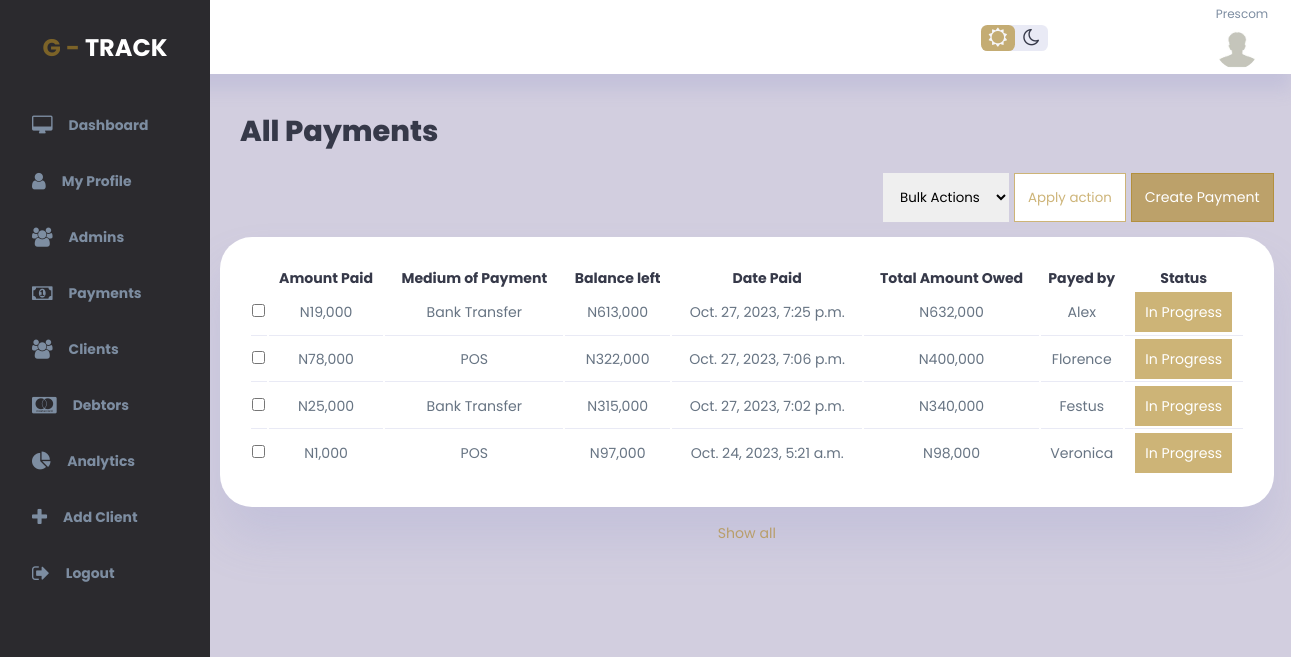
Page /payments (signed in) on the earlier database version.
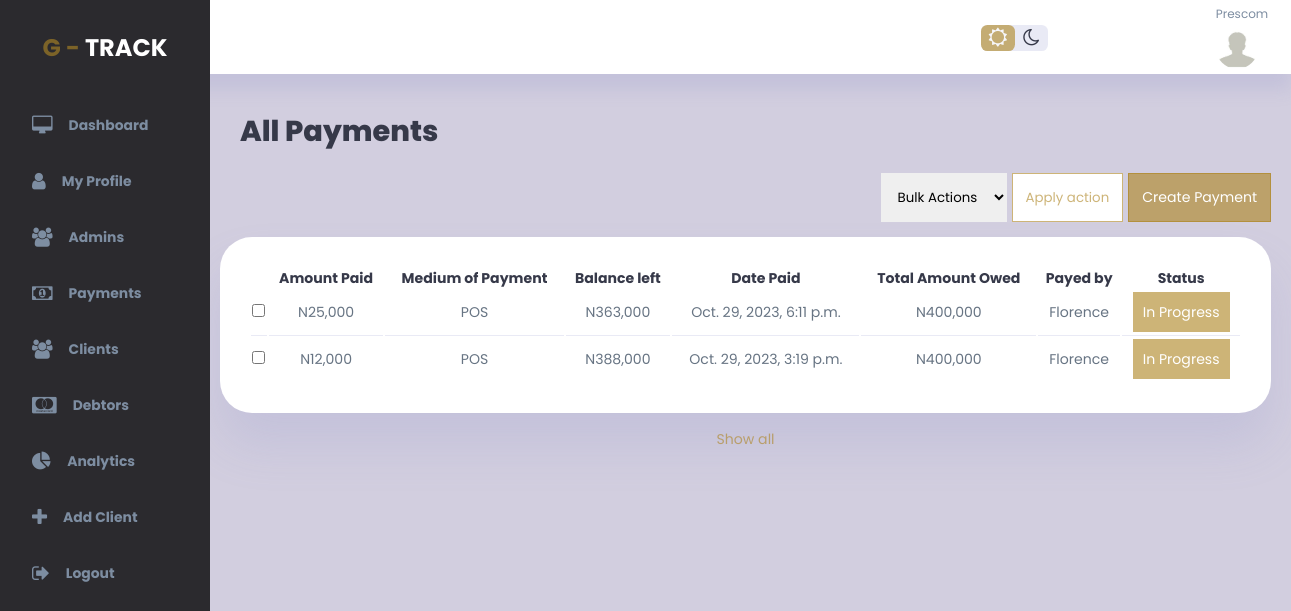
Same page on the later database version.
### gtrack_app/models.py (models this page shows)
class Payment(models.Model):
    debtor_id = models.ForeignKey(Debtor, on_delete=models.CASCADE, blank=True, null=True)  # Foreign key to Debtor
    client_id = models.ForeignKey(User, on_delete=models.CASCADE, blank=True, null=True)
    medium_of_payment = models.CharField(max_length=65, null=True, blank=True)
    amount_payed = models.DecimalField(max_digits=10, decimal_places=2, null=True)
    status = models.CharField(max_length=65, null=True, blank=True)
    balance_left = models.DecimalField(max_digits=10, decimal_places=2, default=0.00)
    date_payed = models.DateTimeField(auto_now=True)

class Debtor(models.Model):
    client_id = models.IntegerField(blank=True, null=True)
    firstname = models.CharField(max_length=65, null=True, blank=True)
    surname = models.CharField(max_length=65, null=True, blank=True)
    address = models.CharField(max_length=65, null=True, blank=True)
    phone = models.CharField(max_length=65, null=True, blank=True)
    email = models.CharField(max_length=65, null=True, blank=True)
    guarantors_name = models.CharField(max_length=65, null=True, blank=True)
    guarantors_phone = models.CharField(max_length=65, null=True, blank=True)
    guarantors_email = models.CharField(max_length=65, null=True, blank=True)
    amount_owed = models.DecimalField(max_digits=10, decimal_places=2, default=0.00)
    date_captured = models.DateTimeField(auto_now=True)
    due_date = models.DateField(null=True, blank=True)

### gtrack_app/views.py (the view)
# urls.py: path('payments', views.payments, name='payments'),
@login_required
def payments(request):
    current_user = request.user
    if current_user.is_staff and current_user.is_superuser:
        all_payments = Payment.objects.select_related('debtor_id').order_by('date_payed').reverse()
        return render(request, 'admins_dashboard/payments/payments.html', {'payments': all_payments})
    all_payments = Payment.objects.select_related('debtor_id').order_by('date_payed').reverse()
    return render(request, 'editor_admins_dashboard/payments.html', {'payments': all_payments})

### templates/editor_admins_dashboard/payments.html (shortened to what the changed rows need)
{% extends 'base.html' %}
{% block content %}
{% load static %}
<div class="wrapper">
    <div class="main-container">
        <div class="panel cover">
            <main>
                <h1 class="panel-label">All Payments</h1>
                <div class="panel-body">
                    <form method="post" action="{% url 'payments_bulk_actions' %}">
                        <div class="admin-panel">
                            {% load humanize %}
                            <table>
                                <thead>
                                    <tr>
                                        <th></th>
                                        <th>Amount Paid</th>
                                        <th>Medium of Payment</th>
                                        <th>Balance left</th>
                                        <th>Date Paid</th>
                                        <th>Total Amount Owed</th>
                                        <th>Payed by</th>
                                        <th>Status</th>
                                    </tr>
                                </thead>
                                <tbody>
                                    {% for payment in payments %}
                                    <tr>
                                        <td><input type="checkbox" value="{{payment.id}}" name="selected_users"></td>
                                        <td>N{{ payment.amount_payed|floatformat:0|intcomma }}</td>
                                        <td>{{ payment.medium_of_payment }}</td>
                                        <td>N{{ payment.balance_left|floatformat:0|intcomma }}</td>
                                        <td>{{ payment.date_payed }}</td>
                                        <td>N{{ payment.debtor_id.amount_owed|floatformat:0|intcomma }}</td>
                                        <td>{{ payment.debtor_id.firstname }} {{ payment.debtor.surname }}</td>
                                        <td><a class="primary-btn">{{ payment.status }}</a></td>
                                    </tr>
                                    {% endfor %}
                                </tbody>
                            </table>
                        </div>
                    </form>
                </div>
            </main>
        </div>
    </div>
</div>
{% endblock %}

Differences in the rows shown:
removed Payment: amount_payed "19,000", medium_of_payment "Bank Transfer", balance_left "613,000", date_payed "Oct. 27, 2023, 7:25 p.m.", debtor_id.amount_owed "632,000", debtor_id.firstname "Alex", status "In Progress"
removed Payment: amount_payed "78,000", medium_of_payment "POS", balance_left "322,000", date_payed "Oct. 27, 2023, 7:06 p.m.", debtor_id.amount_owed "400,000", debtor_id.firstname "Florence", status "In Progress"
removed Payment: amount_payed "25,000", medium_of_payment "Bank Transfer", balance_left "315,000", date_payed "Oct. 27, 2023, 7:02 p.m.", debtor_id.amount_owed "340,000", debtor_id.firstname "Festus", status "In Progress"
removed Payment: amount_payed "1,000", medium_of_payment "POS", balance_left "97,000", date_payed "Oct. 24, 2023, 5:21 a.m.", debtor_id.amount_owed "98,000", debtor_id.firstname "Veronica", status "In Progress"
added Payment: amount_payed "25,000", medium_of_payment "POS", balance_left "363,000", date_payed "Oct. 29, 2023, 6:11 p.m.", debtor_id.amount_owed "400,000", debtor_id.firstname "Florence", status "In Progress"
added Payment: amount_payed "12,000", medium_of_payment "POS", balance_left "388,000", date_payed "Oct. 29, 2023, 3:19 p.m.", debtor_id.amount_owed "400,000", debtor_id.firstname "Florence", status "In Progress"
